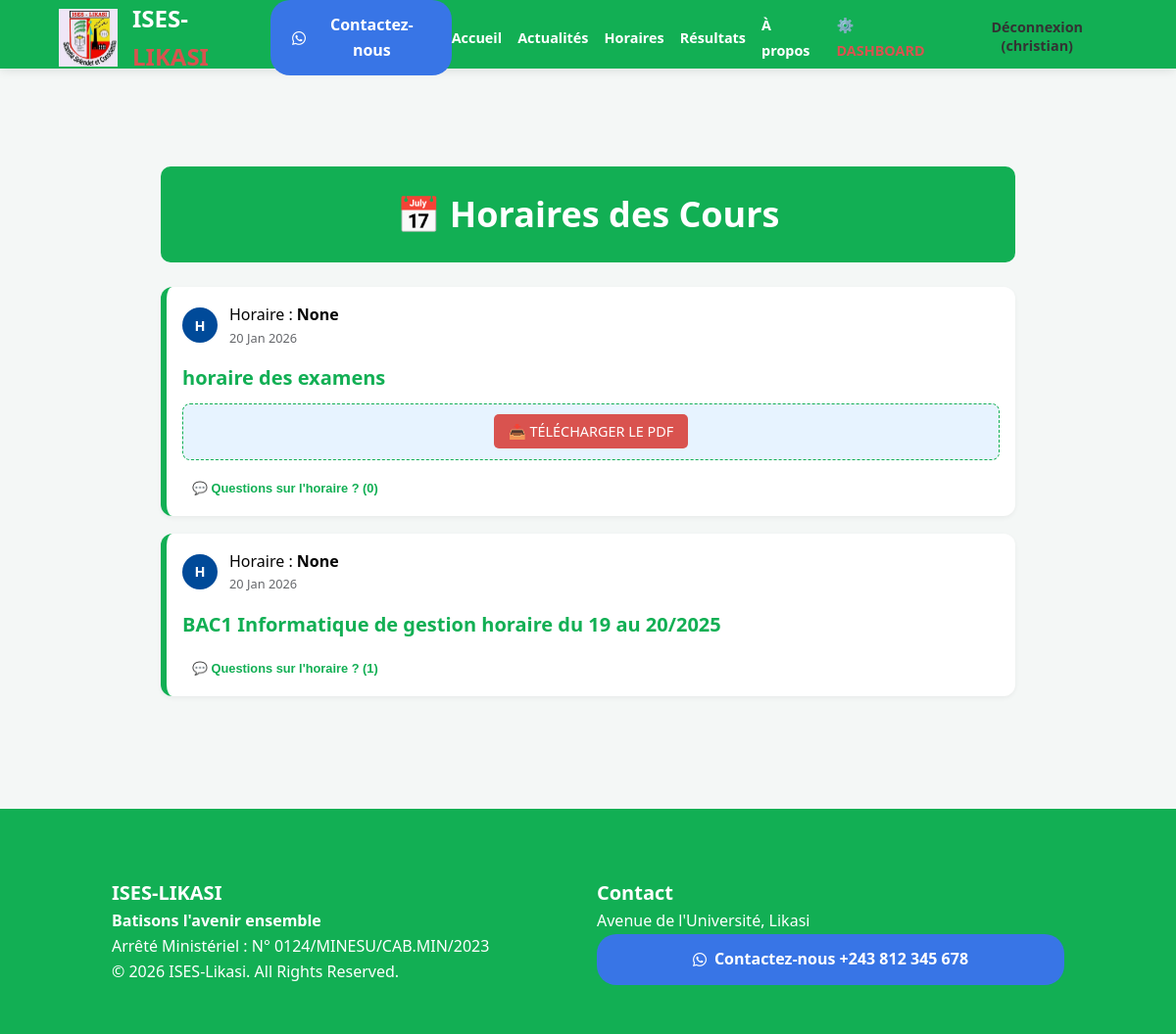
The app's page /schedules/ (signed in) with its own data.
### portal/models.py (models this page shows)
class Post(models.Model):
    POST_TYPES = (
        ('GENERAL', 'Publication Générale'),
        ('NEWS', 'Communiqué Officiel'),
        ('SCHEDULE', 'Horaire de Cours'),
    )
    author = models.ForeignKey(User, on_delete=models.CASCADE)
    post_type = models.CharField(max_length=10, choices=POST_TYPES, default='GENERAL')
    title = models.CharField(max_length=200)
    content = models.TextField()
    promotion = models.ForeignKey(Promotion, on_delete=models.CASCADE, blank=True, null=True)
    image = models.ImageField(upload_to='posts/', blank=True, null=True)
    video = models.FileField(upload_to='videos/', blank=True, null=True)
    document_pdf = models.FileField(upload_to='documents/', blank=True, null=True)
    created_at = models.DateTimeField(auto_now_add=True)
    likes = models.ManyToManyField(User, related_name='post_likes', blank=True)

### portal/views.py (the view)
# urls.py: path('schedules/', views.schedules_view, name='schedules'),
def schedules_view(request):
    posts = Post.objects.filter(post_type='SCHEDULE').order_by('-created_at')
    return render(request, 'portal/schedules.html', {'posts': posts})

### portal/templates/portal/schedules.html (shortened to what this page needs)
{% extends 'portal/base.html' %}
{% block content %}
<div class="feed-container">
    <div class="page-header-box" style="background: var(--blue); color: white; padding: 20px; border-radius: 10px; margin-bottom: 25px; text-align: center;">
        <h1>📅 Horaires des Cours</h1>
    </div>
    {% for post in posts %}
    <div class="post-card" style="border-left: 6px solid var(--blue);">
        <div class="post-header-meta">
            <div class="fb-avatar">H</div>
            <div class="post-info">
                <span class="post-author-name">Horaire : <strong>{{ post.promotion }}</strong></span>
                <span class="post-date">{{ post.created_at|date:"d M Y" }}</span>
            </div>
        </div>
        <div class="post-content">
            <h2 class="post-title">{{ post.title }}</h2>
            {% if post.document_pdf %}
            <div class="schedule-download-box" style="background: #e7f3ff; border: 1px dashed var(--blue); padding: 15px; border-radius: 8px; text-align: center;">
                <a href="{{ post.document_pdf.url }}" class="btn-pdf-download" target="_blank">📥 TÉLÉCHARGER LE PDF</a>
            </div>
            {% endif %}
        </div>
        <div class="fb-comments-wrapper" style="margin-top: 15px;">
            <button type="button" class="interaction-btn" onclick="toggleComments('{{ post.id }}')" style="font-size: 0.8rem; color: var(--blue);">
                💬 Questions sur l'horaire ? ({{ post.comments.count }})
            </button>
        </div>
    </div>
    {% endfor %}
</div>
{% endblock %}

### portal/templates/portal/base.html (shortened to what this page needs)
{% load static %}
<!DOCTYPE html>
<html lang="fr">
<head>
    <link rel="stylesheet" href="{% static 'portal/css/style.css' %}">
    <link rel="stylesheet" href="{% static 'portal/css/responsive.css' %}">
    <link rel="stylesheet" href="https://cdnjs.cloudflare.com/ajax/libs/font-awesome/6.5.2/css/all.min.css">
</head>
<body>
    <div class="top-bar">
        <span>📧 infos@ises-likasi.ac.cd</span>
        <span>📍 Likasi, Haut-Katanga, RDC</span>
    </div>
    <nav class="navbar">
        <div class="nav-container">
            <div class="logo-container">
                <img src="{% static 'portal/images/logo.jpg' %}" alt="Ises logo" class="logo-image">
                <h1 class="logo">ISES-<span>LIKASI</span></h1>
                <div class="whatsApp-btn whatsApp-btn-header">
                    <a href="https://wa.me/243990862014" target="_blank" class="btn-contact">
                        <i class="fab fa-whatsapp"></i> Contactez-nous
                    </a>
                </div>
            </div>
            <ul class="nav-links nav-links-desktop">
                <li><a href="{% url 'home' %}">Accueil</a></li>
                <li><a href="{% url 'announcements' %}">Actualités</a></li>
                <li><a href="{% url 'schedules' %}">Horaires</a></li>
                <li><a href="{% url 'results' %}">Résultats</a></li>
                <li><a href="{% url 'about' %}">À propos</a></li>
                {% if user.is_authenticated %}
                    {% if user.is_staff %}
                        <li><a href="{% url 'teacher_dashboard' %}" style="color: var(--red);">⚙️ DASHBOARD</a></li>
                    {% endif %}
                    <li>
                        <form action="{% url 'logout' %}" method="post" style="display: inline;">
                            <button type="submit" class="logout-button">Déconnexion ({{ user.username }})</button>
                        </form>
                    </li>
                {% else %}
                    <li><a href="{% url 'login' %}">Connexion</a></li>
                    <li><a href="{% url 'register' %}" style="color: var(--blue);">S'inscrire</a></li>
                {% endif %}
            </ul>
        </div>
    </nav>
    <main class="content-wrapper">
        {% block content %}{% endblock %}
    </main>
    <footer class="footer">
        <div class="footer-grid">
            <div>
                <h3>ISES-LIKASI</h3>
                <h4>Batisons l'avenir ensemble</h4>
                <p>Arrêté Ministériel : N° 0124/MINESU/CAB.MIN/2023</p>
                <div>© 2026 ISES-Likasi. All Rights Reserved.</div>
            </div>
            <div>
                <h3>Contact</h3>
                <p>Avenue de l'Université, Likasi</p>
                <div class="whatsApp-btn whatsApp-btn-footer">
                    <a href="https://wa.me/243990862014" target="_blank" class="btn-contact">
                        <i class="fab fa-whatsapp"></i> Contactez-nous  +243 812 345 678
                    </a>
                </div>
            </div>
        </div>
    </footer>
</body>
</html>

### portal/static/portal/css/style.css (style rules this page uses)
:root { --blue: rgb(18, 175, 84); --red: #d9534f; --light: #f4f7f6; --white: #ffffff; }
* { margin: 0; padding: 0; box-sizing: border-box; }
body { font-family: 'Segoe UI', sans-serif; background: var(--light); color: #333; line-height: 1.6; }
.top-bar { background: #003366; color: white; padding: 8px 5%; font-size: 0.8rem; display: flex; justify-content: space-between; }
.navbar { position: fixed; top: 0; width: 100%; height: 70px; background: rgb(18, 175, 84); z-index: 1000; box-shadow: 0 2px 10px rgba(0,0,0,0.1); display: flex; align-items: center; }
.nav-container { width: 90%; margin: auto; display: flex; justify-content: space-between; align-items: center; }
.logo { font-size: 1.5rem; color: var(--white); }
.logo span { color: var(--red); }
div.logo-container { display: flex; justify-content: space-between; align-items: center; }
.logo-image { width: 60px; margin-right: 15px; }
.nav-links { display: flex; gap: 15px; list-style: none; }
.nav-links a { text-decoration: none; color: white; font-weight: 600; font-size: 0.9rem; }
.content-wrapper { margin-top: 100px; padding: 20px 5%; min-height: 80vh; }
.feed-container { max-width: 700px; margin: auto; }
.post-card { background: white; border-radius: 10px; padding: 20px; margin-bottom: 25px; box-shadow: 0 2px 5px rgba(0,0,0,0.05); }
.footer { background: rgb(18, 175, 84); color: white; padding: 40px 5% 20px; margin-top: 50px; }
.footer-grid { display: grid; grid-template-columns: repeat(auto-fit, minmax(200px, 1fr)); gap: 30px; }
.post-header-meta { display: flex; gap: 12px; align-items: center; margin-bottom: 15px; }
.post-info { display: flex; flex-direction: column; }
.post-author-name { font-size: 1rem; color: #050505; }
.post-date { font-size: 0.8rem; color: #65676b; }
.post-title { font-size: 1.25rem; margin-bottom: 10px; color: var(--blue); }
.interaction-btn { background: none; border: none; color: #65676b; font-weight: 600; cursor: pointer; padding: 5px 10px; border-radius: 5px; }
.btn-pdf-download { background: #d9534f; color: white; padding: 8px 15px; border-radius: 5px; text-decoration: none; font-size: 0.9rem; }
.fb-avatar { width: 36px; height: 36px; background: #004a99; color: white; border-radius: 50%; display: flex; align-items: center; justify-content: center; font-weight: bold; font-size: 0.9rem; flex-shrink: 0; }
.logout-button { background: none; border: none; color: #333; font-weight: 600; font-size: 0.9rem; font-family: 'Segoe UI', sans-serif; cursor: pointer; padding: 0; margin: 0; }
.whatsApp-btn { background-color: rgb(56, 117, 230); padding: 5px 10px; border-radius: 20px; text-align: center; font-weight: 500; transition: background-color 0.3s ease; }
.whatsApp-btn-header { margin-left: 10px; }
.whatsApp-btn a { text-decoration: none; color: white; }

### portal/static/portal/css/responsive.css (style rules this page uses)
:root { --max-width-sm: 640px; --max-width-md: 960px; --max-width-lg: 1200px; --gap-sm: 12px; --gap-md: 20px; --container-padding: 5%; }
h1 { font-size: clamp(1.5rem, 4vw, 2.25rem); }
h2 { font-size: clamp(1.25rem, 3.2vw, 1.75rem); }
h3 { font-size: clamp(1.05rem, 2.6vw, 1.25rem); }
a, button, .btn-contact { touch-action: manipulation; -webkit-tap-highlight-color: rgba(0,0,0,0.05); }
img, .media-full { max-width: 100%; height: auto; display: block; }
.feed-container { max-width: 900px; margin: 0 auto; padding: 14px; }
.post-card { padding: 16px; margin-bottom: 18px; border-radius: 12px; }
.footer-grid { display: grid; gap: 18px; grid-template-columns: 1fr; padding: 20px var(--container-padding); }
@media (min-width: 768px) { .footer-grid { grid-template-columns: 1fr 1fr; padding: 30px var(--container-padding); } }
.nav-links { display: none; }
@media (min-width: 768px) { .nav-links { display: flex; gap: 16px; align-items: center; list-style: none; padding: 0; margin: 0; } }
.whatsApp-btn .btn-contact { display: inline-flex; gap: 8px; align-items: center; padding: 8px 12px; border-radius: 20px; font-weight: 600; }

### records on screen
Post: promotion "None", created_at "20 Jan 2026", title "horaire des examens", comments.count "0"
Post: promotion "None", created_at "20 Jan 2026", title "BAC1 Informatique de gestion horaire du 19 au 20/2025", comments.count "1"

### other values on screen
{{ user.username }} "christian"
